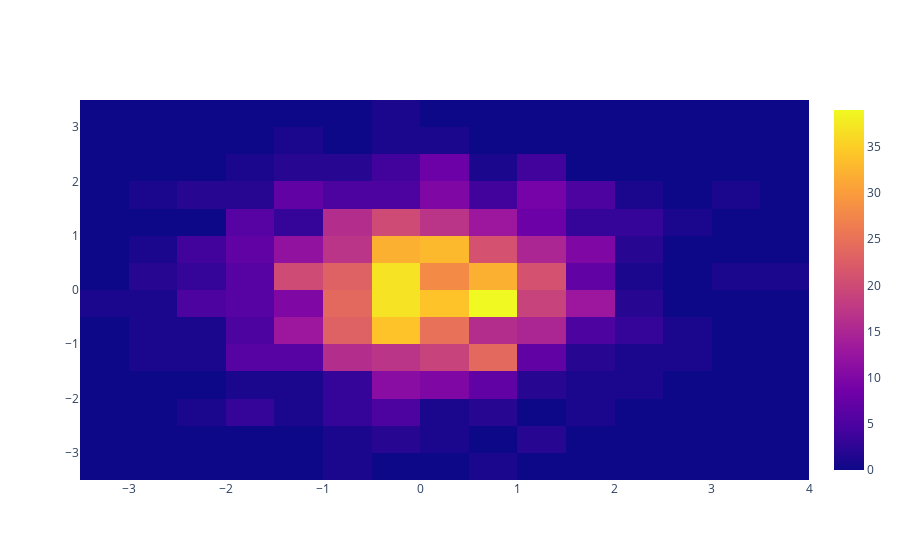

The notebook cell saved with this chart:
### Markdown cell above
# Histogram2D

### Code cell
x = np.random.randn(1000)
y = np.random.randn(1000)

fig = go.Figure()
fig.add_trace(go.Histogram2d(x=x, y=y))

fig.show()

### Figure 1 — Plotly figure (JSON) as saved in the notebook; plotly's stock layout.template omitted (floating-point values rounded to 4 significant figures; data arrays with more than 128 entries replaced by an {"elided": "..."} marker saying what was removed)
{"data": [{"type": "histogram2d", "x": {"elided": "1000 float values"}, "y": {"elided": "1000 float values"}}], "layout": {}}
